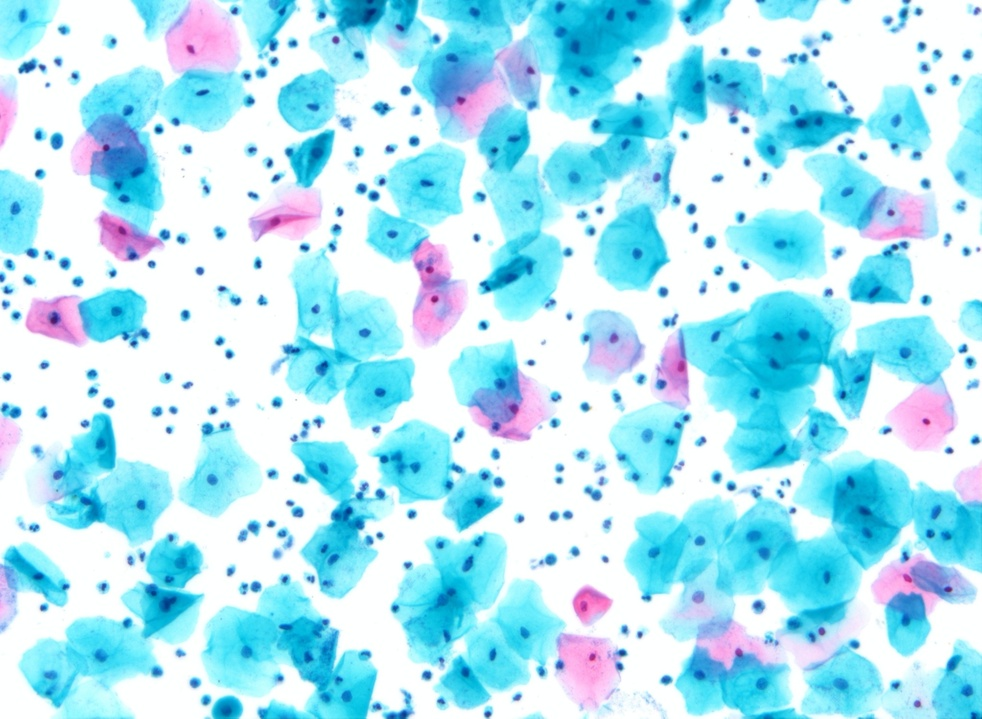
#> input picture depth_of_fields_fusion/paper.jpg, 982 x 719 px, shrunk from 2048 x 1500 before the run
$ python -i exposure_fusion.py   (imports and definitions only)
#> lines starting #> are read from the running program, lines starting #| are printed output that depends on the picture
#> further down, picture is the input picture: shape (719, 982, 3); mean B, G, R 245.4, 229.1, 173
#!/usr/bin/env python3
import cv2 as cv
import numpy as np
import EF_utils as EF
import time

K = np.array([[0, -1, 0],
              [-1, 4, -1],
              [0, -1, 0]])


def sharpening1(img):
    B = cv.filter2D(img[:, :, 0], cv.CV_32F, K,
                    borderType=cv.BORDER_REFLECT_101)
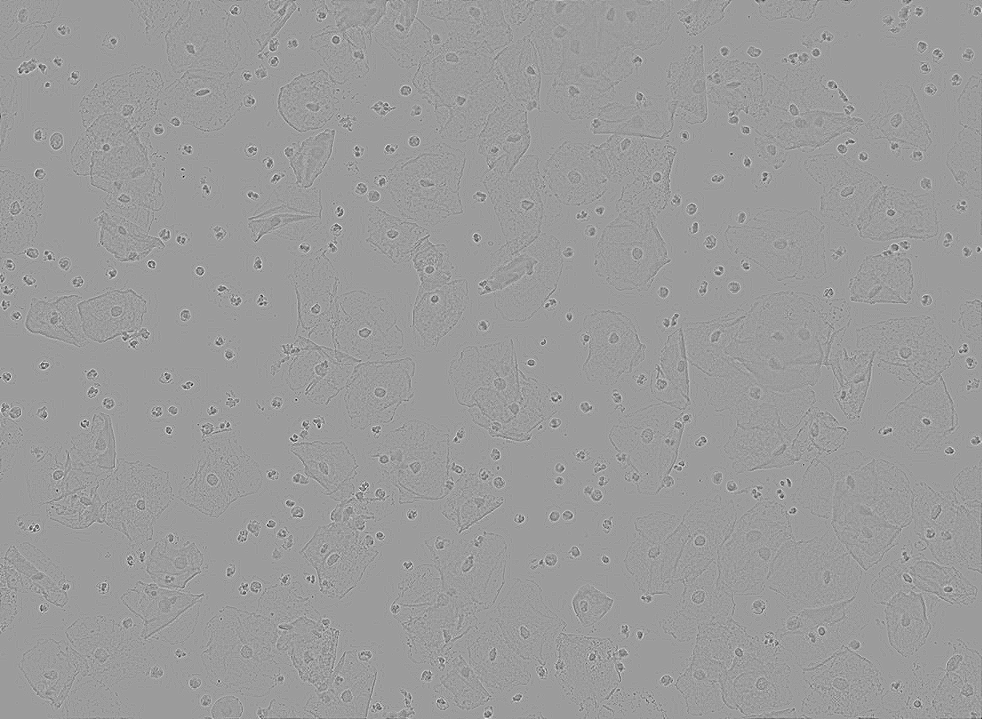
#> B: shape (719, 982) float32; min -137, max 87, mean 0; drawn with min black and max white
    G = cv.filter2D(img[:, :, 1], cv.CV_32F, K,
                    borderType=cv.BORDER_REFLECT_101)
    R = cv.filter2D(img[:, :, 2], cv.CV_32F, K,
                    borderType=cv.BORDER_REFLECT_101)
    B = img[:, :, 0]+B
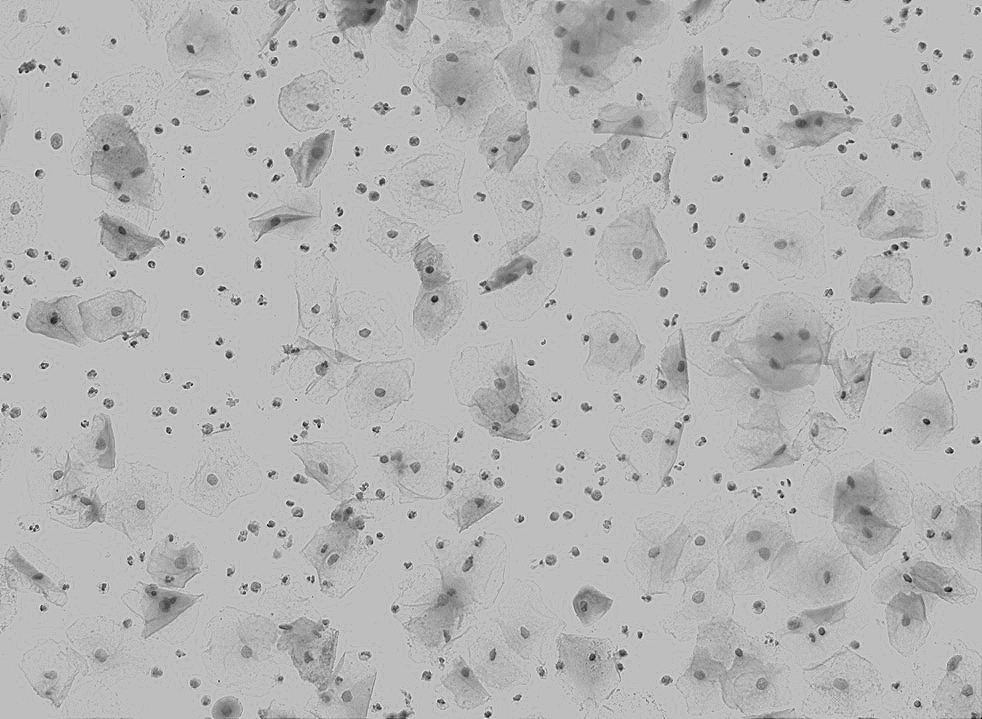
#> B: shape (719, 982) float32; min 44, max 326, mean 245.3; drawn with min black and max white
    G = img[:, :, 1]+G
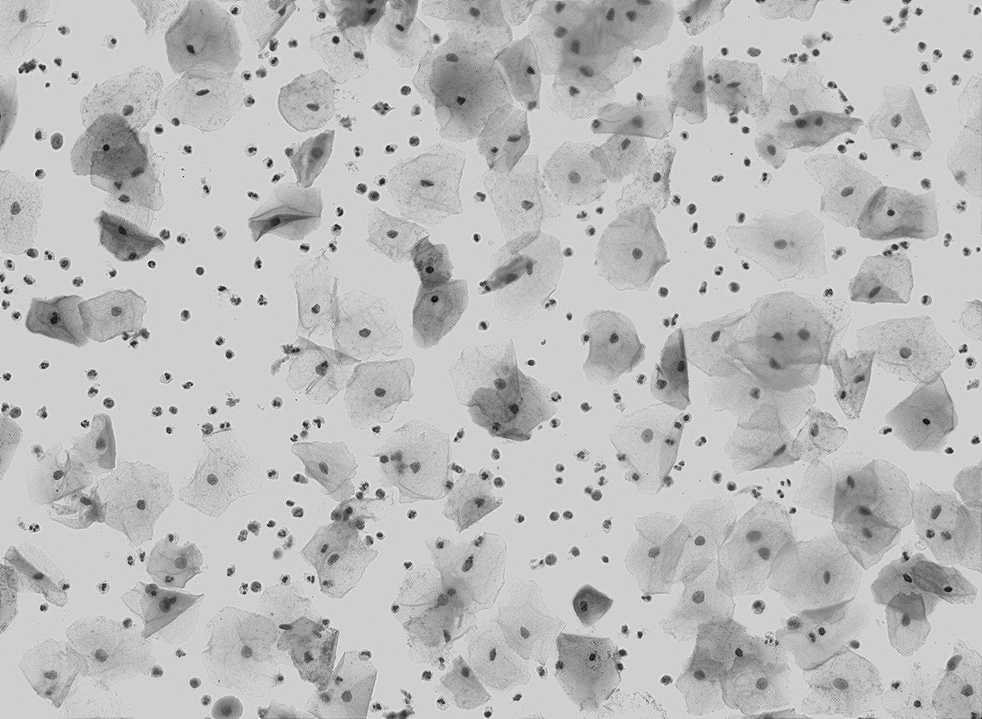
#> G: shape (719, 982) float32; min -23, max 318, mean 229.1; drawn with min black and max white
    R = img[:, :, 2]+R
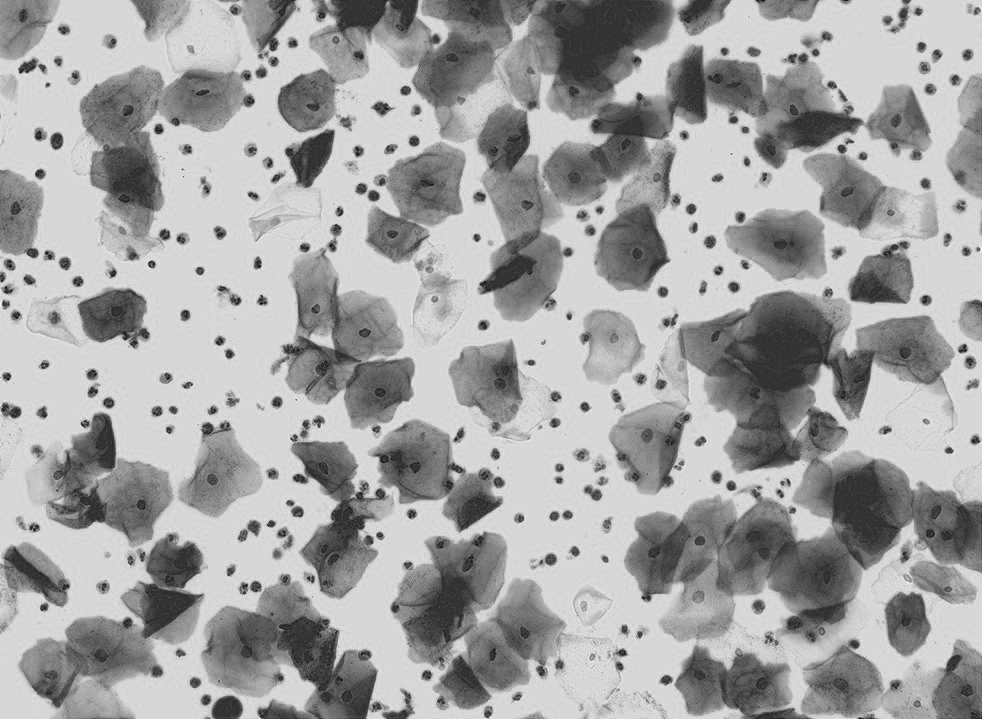
#> R: shape (719, 982) float32; min -79, max 315, mean 173; drawn with min black and max white
    return cv.merge([B, G, R])
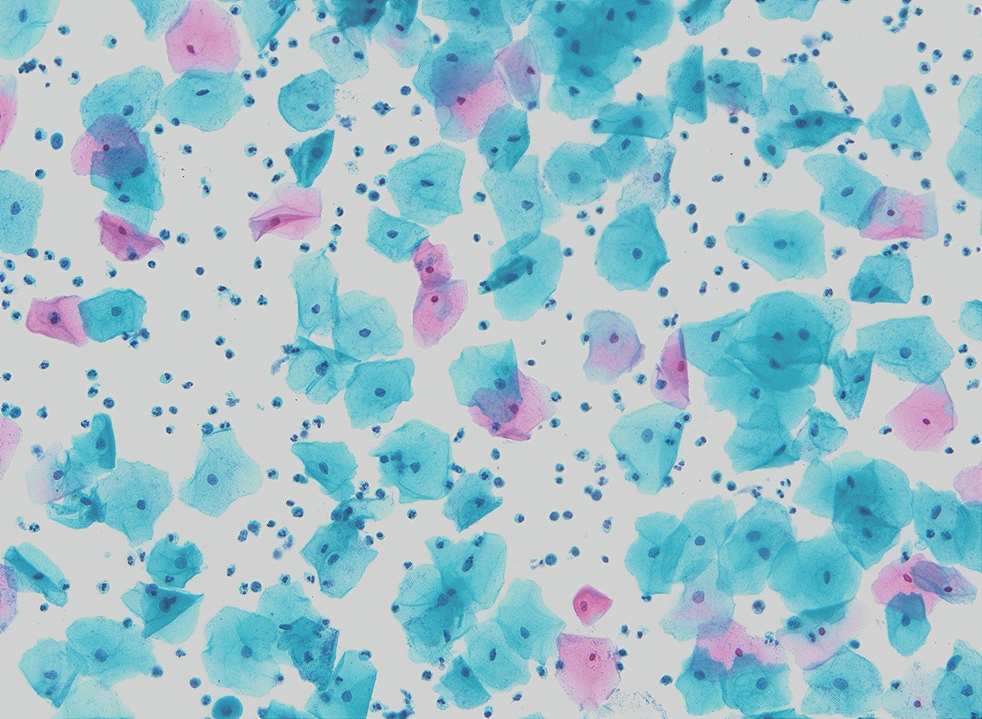
#> returned value: shape (719, 982, 3) float32; mean of channels 0, 1, 2 245.5, 229.3, 173.1; drawn with min black and max white


def sharpening2(img):
    B = cv.GaussianBlur(img[:, :, 0], (3, 3), 0,
                        borderType=cv.BORDER_REFLECT_101)
    G = cv.GaussianBlur(img[:, :, 1], (3, 3), 0,
                        borderType=cv.BORDER_REFLECT_101)
    R = cv.GaussianBlur(img[:, :, 2], (3, 3), 0,
                        borderType=cv.BORDER_REFLECT_101)
    B = img[:, :, 0]-B
    G = img[:, :, 1]-G
    R = img[:, :, 2]-R
    B = img[:, :, 0]+B
    G = img[:, :, 1]+G
    R = img[:, :, 2]+R
    return cv.merge([B, G, R])


def constract_weight(img):
    img = np.float32(img)/255.
    B = np.absolute(cv.Laplacian(img[:, :, 0], cv.CV_32F))
    G = np.absolute(cv.Laplacian(img[:, :, 1], cv.CV_32F))
    R = np.absolute(cv.Laplacian(img[:, :, 2], cv.CV_32F))
    result = cv.merge([B, G, R])
    return result


def exposure_fusion(locations):
    imgs = EF.read_sequence_to_fuse(locations)
    for i in range(len(imgs)):
        imgs[i] = sharpening1(imgs[i])
    a, b, c, d = imgs.shape
    Cweights = np.zeros((a, b, c, d))
    # to fuse pictures with depth of fields' difference only, constract can be the sole measure used
    for i in range(len(imgs)):
        Cweights[i] = constract_weight(imgs[i])
    for i in range(3):
        Cweights[:, :, :, i] = Cweights[:, :, :, i]+1e-12
        Cweights[:, :, :, i] = np.float32(np.einsum(
            'ij,lij->lij', 1./(Cweights[:, :, :, i].sum(axis=0)), Cweights[:, :, :, i]))

    rst = np.zeros(imgs[0].shape, dtype=np.float32)
    for i in range(len(Cweights)):
        imgs[i, :, :] = cv.multiply(
            imgs[i, :, :], Cweights[i], dtype=cv.CV_32FC3)
        rst = rst+imgs[i]
    return rst


now = time.time()
# [2 lines that did not run here, left out]
now = time.time()-now
# [1 line not run here, left out]
# [8 lines of commented-out code are left out]

>>> import cv2
>>> picture = cv2.imread('paper.jpg')
>>> result = sharpening1(picture)
